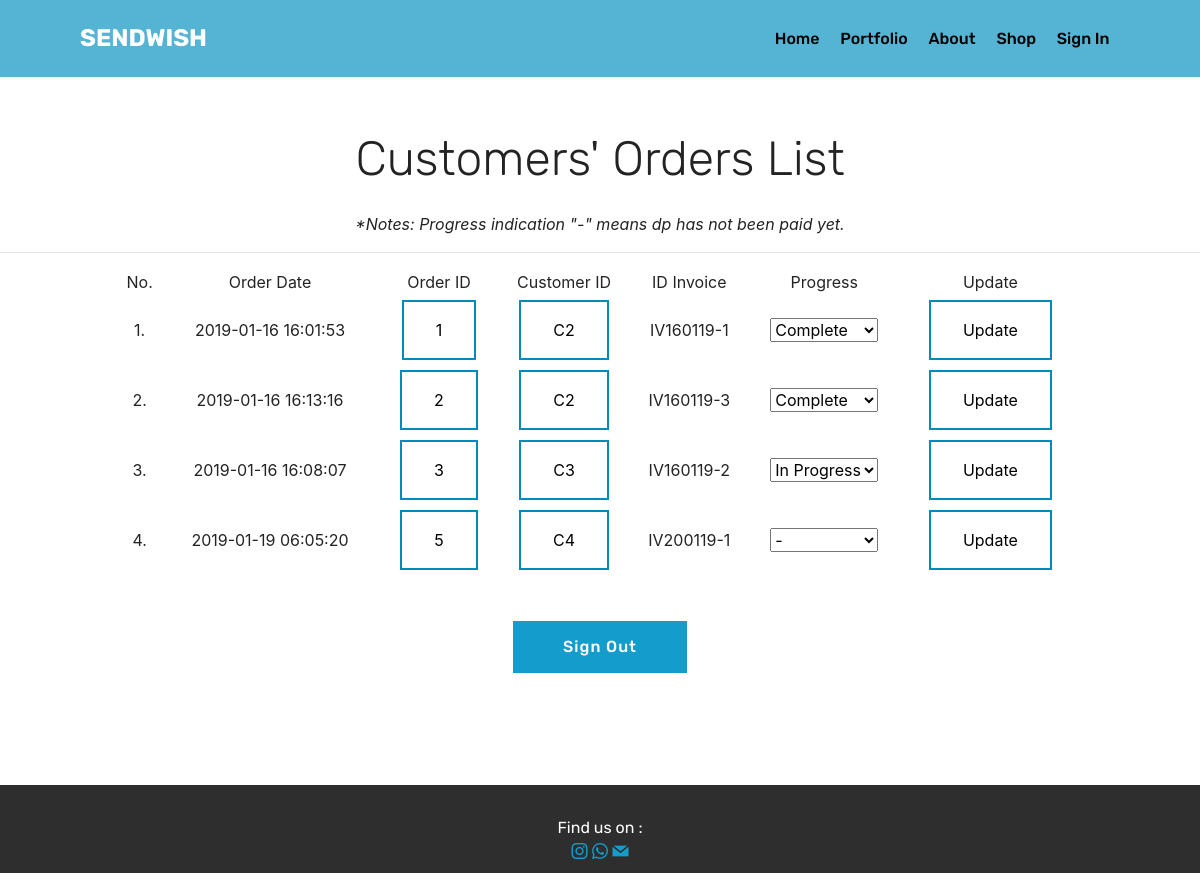
The app's page /admin.php, older data.
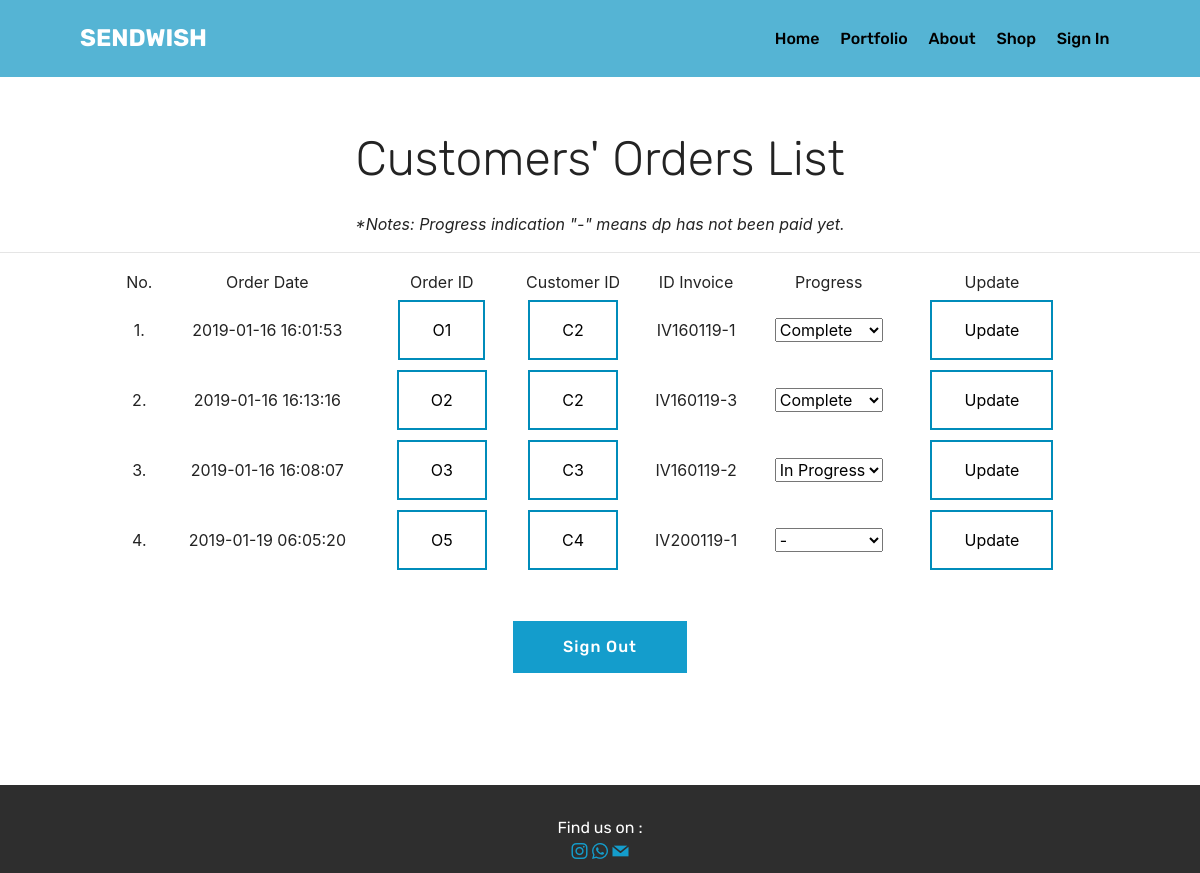
The same page, newer data.
### tables this page shows
CREATE TABLE IF NOT EXISTS `order` (
  `id_order` varchar(50) NOT NULL DEFAULT '',
  `id_customer` varchar(50) NOT NULL,
  `id_product` varchar(50) NOT NULL,
  `material` varchar(50) DEFAULT NULL,
  `combination` varchar(50) DEFAULT NULL,
  `lamination` varchar(50) DEFAULT NULL,
  `available` varchar(50) DEFAULT NULL,
  `size1` varchar(45) DEFAULT NULL,
  `size2` varchar(45) DEFAULT NULL,
  `size3` varchar(45) DEFAULT NULL,
  `path_custom` varchar(50) NOT NULL,
  `id_invoice` varchar(50) NOT NULL,
  `qty` int(10) unsigned NOT NULL,
  `price` int(10) unsigned NOT NULL,
  `status` varchar(50) NOT NULL,
  `order_time` timestamp NOT NULL DEFAULT CURRENT_TIMESTAMP,
  `path_dp` varchar(50) NOT NULL,
  `path_paid` varchar(50) NOT NULL
);

### koneksi.php (called while the page is built, shortened)
<?php
	function viewData($sql)
	{
		$con = mysqli_connect("localhost", "root", "", "faniaa");
		$result = mysqli_query($con, $sql);
		return $result;
	}
?>

### admin.php (the view, shortened to what this page needs)
<?php
  include "menu.php";
?>
<!DOCTYPE html>
<html >
<head>
  <link rel="stylesheet" href="assets/web/assets/mobirise-icons/mobirise-icons.css">
  <link rel="stylesheet" href="assets/tether/tether.min.css">
  <link rel="stylesheet" href="assets/bootstrap/css/bootstrap.min.css">
  <link rel="stylesheet" href="assets/bootstrap/css/bootstrap-grid.min.css">
  <link rel="stylesheet" href="assets/bootstrap/css/bootstrap-reboot.min.css">
  <link rel="stylesheet" href="assets/dropdown/css/style.css">
  <link rel="stylesheet" href="assets/socicon/css/styles.css">
  <link rel="stylesheet" href="assets/theme/css/style.css">
  <link rel="stylesheet" href="assets/mobirise/css/mbr-additional.css" type="text/css">
</head>
<body>
  <section class="features18 popup-btn-cards cid-rbljldAFZH" id="features18-k">
    <form id="formAdmin" name="form1" method="post" action="">
      <p>&nbsp;</p>
      <h2 class="mbr-section-title pb-3 align-center mbr-fonts-style display-2">Customers' Orders List</h2>
      <p align="center"><i>*Notes: Progress indication "-" means dp has not been paid yet.</i></p>
      <table class="noBorder" align="center" width="80%">
        <tr align="center">
          <hr>
          <td height="10">No.</td>
          <td>Order Date</td>
          <td>Order ID</td>
          <td>Customer ID</td>
          <td>ID Invoice</td>
          <td>Progress</td>
          <td>Update</td>
        </tr>
        <?php
          $no = 0;
          $sql = "SELECT `order`.order_time, `order`.id_order, `order`.id_customer, `order`.id_invoice, `order`.status FROM `order` WHERE `order`.status != 'Cancel';";
          $data = viewData($sql);
          while ($row = mysqli_fetch_row($data))
          {
            echo ("<tr align='center'><td>". ++$no .".</td><td>$row[0]</td><td>");
            echo '<input class="button button2" type="submit" name="btnOrderID" id="btnOrderID" value="'.$row[1].'" formaction="detail.php?orderID='.$row[1].'"/>';
            echo ("</td><td>");
            echo '<input class="button button2" type="submit" name="btnCustID" id="btnCustID" value="'.$row[2].'" formaction="customer.php?custID='.$row[2].'"/>';
            echo("</td><td>$row[3]</td><td>");
            $stat = $no;
            $stat .= 'textStat';
            echo '<select name="'.$stat.'" id="'.$stat.'">';
            if($row[4]=="-"){
              echo '<option value="-" selected="selected">-</option>';
            }else if($row[4]=="In Progress"){
              echo '<option value="In Progress" selected="selected">In Progress</option>';
            }else if($row[4]=="Complete"){
              echo '<option value="Complete" selected="selected">Complete</option>';
            }
            echo ("</td><td>");
            echo '<input class="button button2" type="submit" name="Update" id="Update" value="Update" formaction="admin.php?stats='.$stat.'&orderID='.$row[1].'"/>';
            echo "</td></tr>";
          }
        ?>
      </table>
      <p>&nbsp;</p>
      <p align="center">
        <input class="btn btn-form btn-primary display-4" type="submit" name="signout" id="signout" value="Sign Out" />
      </p>
    </form>
  </section>
  <section once="" class="cid-rblxeb4aPl" id="footer6-r">
    <div class="container">
        <div class="media-container-row align-center mbr-white">
            <div class="col-12">
                <p class="mbr-text mb-0 mbr-fonts-style display-7">
                    Find us on :</p>
            </div>
        </div>
    </div>
    <div class="container">
        <div class="media-container-row align-center mbr-white">
            <div class="row social-row">
                <div class="social-list align-right pb-2">
                <div class="soc-item">
                        <a href="https://instagram.com/sendwish.id" target="_blank">
                            <span class="mbr-iconfont mbr-iconfont-social socicon-instagram socicon"></span>
                        </a>
                         <a href="https://wa.me/6283833002258" target="_blank">
                            <span class="mbr-iconfont mbr-iconfont-social socicon-whatsapp socicon"></span>
                        </a>
                         <a href="contactmail.php" target="_blank">
                            <span class="mbr-iconfont mbr-iconfont-social socicon-mail socicon"></span>
                        </a>
                    </div></div>
            </div>
        </div>
    </div>
</section>
</body>
</html>

### menu.php (shortened to what this page needs)
<?php
include "koneksi.php";
?>
<!DOCTYPE html PUBLIC "-//W3C//DTD XHTML 1.0 Transitional//EN" "http://www.w3.org/TR/xhtml1/DTD/xhtml1-transitional.dtd">
<html xmlns="http://www.w3.org/1999/xhtml">
<head>
  <link rel="stylesheet" href="assets/web/assets/mobirise-icons/mobirise-icons.css">
  <link rel="stylesheet" href="assets/tether/tether.min.css">
  <link rel="stylesheet" href="assets/bootstrap/css/bootstrap.min.css">
  <link rel="stylesheet" href="assets/bootstrap/css/bootstrap-grid.min.css">
  <link rel="stylesheet" href="assets/bootstrap/css/bootstrap-reboot.min.css">
  <link rel="stylesheet" href="assets/dropdown/css/style.css">
  <link rel="stylesheet" href="assets/socicon/css/styles.css">
  <link rel="stylesheet" href="assets/theme/css/style.css">
  <link rel="stylesheet" href="assets/mobirise/css/mbr-additional.css" type="text/css">
</head>
<body>
<section class="menu cid-rbkgwRuNyn" once="menu" id="menu2-1">
    <nav class="navbar navbar-expand beta-menu navbar-dropdown align-items-center navbar-fixed-top navbar-toggleable-sm">
        <div class="menu-logo">
            <div class="navbar-brand">
                <span class="navbar-caption-wrap"><a class="navbar-caption text-white display-5" href="index.php">SENDWISH</a></span>
            </div>
        </div>
        <div class="collapse navbar-collapse" id="navbarSupportedContent">
            <ul class="navbar-nav nav-dropdown nav-right" data-app-modern-menu="true"><li class="nav-item">
                    <a class="nav-link link text-black display-4" href="index.php">
                        Home</a>
                </li><li class="nav-item"><a class="nav-link link text-black display-4" href="index.php#features15-9">
                        Portfolio</a></li><li class="nav-item"><a class="nav-link link text-black display-4" href="index.php#testimonials-slider1-b">
                        About</a></li><li class="nav-item"><a class="nav-link link text-black display-4" href="
                          <?php
                          if($_SESSION['adasesi'] == "1"){
                            echo('shop.php');
                          }else{
                            echo('noshop.php');
                          }
                          ?>">
                        Shop</a></li>
                <li class="nav-item">
                    <a class="nav-link link text-black display-4" href="<?php
					if(!isset($_SESSION['adasesi']))
					{echo("login.php");}
					else
					{if($_SESSION['adasesi'] == "1")
                        {
                          if($_SESSION['namauser'] == "Admin"){
                            echo("admin.php");
                          }else{
                          echo("profile.php");}
                        }
						else
						{echo("login.php");}}
					?>">
					<?php
					if(!isset($_SESSION['adasesi']))
					{echo("Sign In");}
					else
					  { if($_SESSION['adasesi'] == "1")
                        {echo($_SESSION['namauser']);}
						else
						{echo("Sign In");}}
					?></a>
                </li></ul>
        </div>
    </nav>
</section>
</body>
</html>

### assets/dropdown/css/style.css (style rules this page uses)
.navbar-dropdown { left: 0; padding: 0; position: absolute; right: 0; top: 0; transition: all 0.45s ease; z-index: 1030; background: #282828; }
.navbar-dropdown .navbar-caption { font-weight: 700; white-space: normal; vertical-align: -4px; line-height: 3.125rem !important; }
.navbar-dropdown .navbar-caption, .navbar-dropdown .navbar-caption:hover { color: inherit; text-decoration: none; }
.navbar-dropdown.navbar-fixed-top { position: fixed; }
.navbar-dropdown .navbar-brand span { vertical-align: -4px; }
.nav-dropdown { font-size: 0.75rem; font-weight: 500; height: auto !important; }
.nav-dropdown .link { margin: .667em 1.667em; font-weight: 500; padding: 0; transition: color .2s ease-in-out; }
.nav-dropdown .link::after, .nav-dropdown .dropdown-item::after { color: inherit; }

### assets/theme/css/style.css (style rules this page uses)
section { background-color:#eeeeee }
section,.container,.container-fluid { position:relative;word-wrap:break-word }
a { font-style:normal;font-weight:400;cursor:pointer }
a,a:hover { text-decoration:none }
body { color:#232323 }
h1,h2,h3,h4,h5,h6,.h1,.h2,.h3,.h4,.h5,.h6,.display-1,.display-2,.display-3,.display-4 { line-height:1;word-break:break-word;word-wrap:break-word }
body { position:relative }
section { background-position:50% 50%;background-repeat:no-repeat;background-size:cover }
.mbr-white { color:#ffffff }
.align-center { text-align:center }
.align-right { text-align:right }
.media-container-row { display:-ms-flexbox;display:-webkit-flex;display:flex;-webkit-flex-direction:row;-ms-flex-direction:row;flex-direction:row;-webkit-flex-wrap:wrap;-ms-flex-wrap:wrap;flex-wrap:wrap;-webkit-justify-content:center;-ms-flex-pack:center;justify-content:center;-webkit-align-content:center;-ms-flex-line-pack:center;align-content:center;-webkit-align-items:start;-ms-flex-align:start;align-items:start }
@media (min-width: 992px) { .media-container-row { -webkit-flex-wrap:nowrap;-ms-flex-wrap:nowrap;flex-wrap:nowrap } }
[type="submit"] { -webkit-appearance:none }
.menu .navbar-brand { display:-webkit-flex }
.menu .navbar-brand span { display:flex;display:-webkit-flex }
.menu .navbar-brand .navbar-caption-wrap { display:-webkit-flex }
@media (min-width: 992px) { .menu .navbar-nav.nav-dropdown { display:-webkit-flex } }
@media (min-width: 992px) { .menu .navbar-toggleable-sm .navbar-collapse { display:-webkit-flex !important } }
.navbar { display:-webkit-flex;-webkit-flex-wrap:wrap;-webkit-align-items:center;-webkit-justify-content:space-between }
.navbar-collapse { -webkit-flex-basis:100%;-webkit-flex-grow:1;-webkit-align-items:center }
.nav-dropdown .link { padding:.667em 1.667em !important;margin:0 !important }
.row { display:-webkit-flex;-webkit-flex-wrap:wrap }

### admin.php (style rules this page uses)
.button { background-color: #4CAF50; border: none; color: white; padding: 16px 32px; text-align: center; text-decoration: none; display: inline-block; font-size: 16px; margin: 4px 2px; -webkit-transition-duration: 0.4s; transition-duration: 0.4s; cursor: pointer; }
.button2 { background-color: white; color: black; border: 2px solid #008CBA; }
.noBorder { border: 0; }

Row changes from the older to the newer data that the page shows:
removed order: order_time "2019-01-16 16:01:53", btnOrderID "1", btnCustID "C2", id_invoice "IV160119-1", status "Complete"
removed order: order_time "2019-01-16 16:13:16", btnOrderID "2", btnCustID "C2", id_invoice "IV160119-3", status "Complete"
removed order: order_time "2019-01-16 16:08:07", btnOrderID "3", btnCustID "C3", id_invoice "IV160119-2", status "In Progress"
removed order: order_time "2019-01-19 06:05:20", btnOrderID "5", btnCustID "C4", id_invoice "IV200119-1", status "-"
added order: order_time "2019-01-16 16:01:53", btnOrderID "O1", btnCustID "C2", id_invoice "IV160119-1", status "Complete"
added order: order_time "2019-01-16 16:13:16", btnOrderID "O2", btnCustID "C2", id_invoice "IV160119-3", status "Complete"
added order: order_time "2019-01-16 16:08:07", btnOrderID "O3", btnCustID "C3", id_invoice "IV160119-2", status "In Progress"
added order: order_time "2019-01-19 06:05:20", btnOrderID "O5", btnCustID "C4", id_invoice "IV200119-1", status "-"
